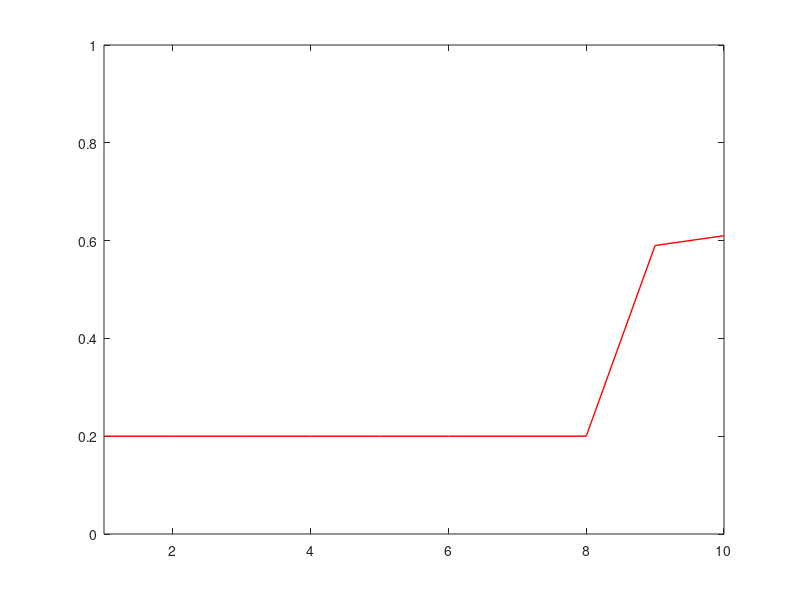

Source code (MATLAB):
trueMeans = [0.2 0.2 0.2 0.2 0.2 0.2 0.2 0.2 0.59 0.61];
T = length(trueMeans);
x = 1:T;

h = plot(x,trueMeans,'r'); hold on;
set(h, 'LineWidth', 1);

samples = cell()

ylim([0 1]);
xlim([1 T]);